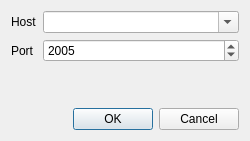
<?xml version="1.0" encoding="UTF-8"?>
<ui version="4.0">
 <class>ConnectDialog</class>
 <widget class="QDialog" name="ConnectDialog">
  <property name="geometry">
   <rect>
    <x>0</x>
    <y>0</y>
    <width>250</width>
    <height>141</height>
   </rect>
  </property>
  <property name="windowTitle">
   <string>Dialog</string>
  </property>
  <layout class="QVBoxLayout" name="verticalLayout">
   <item>
    <layout class="QFormLayout" name="formLayout">
     <item row="0" column="0">
      <widget class="QLabel" name="label">
       <property name="text">
        <string>Host</string>
       </property>
      </widget>
     </item>
     <item row="1" column="0">
      <widget class="QLabel" name="label_2">
       <property name="text">
        <string>Port</string>
       </property>
      </widget>
     </item>
     <item row="1" column="1">
      <widget class="QSpinBox" name="port">
       <property name="minimum">
        <number>1</number>
       </property>
       <property name="maximum">
        <number>65535</number>
       </property>
       <property name="value">
        <number>2005</number>
       </property>
      </widget>
     </item>
     <item row="0" column="1">
      <widget class="QComboBox" name="hostname">
       <property name="editable">
        <bool>true</bool>
       </property>
      </widget>
     </item>
    </layout>
   </item>
   <item>
    <widget class="QDialogButtonBox" name="buttonBox">
     <property name="orientation">
      <enum>Qt::Horizontal</enum>
     </property>
     <property name="standardButtons">
      <set>QDialogButtonBox::Cancel|QDialogButtonBox::Ok</set>
     </property>
    </widget>
   </item>
  </layout>
 </widget>
 <resources/>
 <connections>
  <connection>
   <sender>buttonBox</sender>
   <signal>accepted()</signal>
   <receiver>ConnectDialog</receiver>
   <slot>accept()</slot>
   <hints>
    <hint type="sourcelabel">
     <x>248</x>
     <y>254</y>
    </hint>
    <hint type="destinationlabel">
     <x>157</x>
     <y>274</y>
    </hint>
   </hints>
  </connection>
  <connection>
   <sender>buttonBox</sender>
   <signal>rejected()</signal>
   <receiver>ConnectDialog</receiver>
   <slot>reject()</slot>
   <hints>
    <hint type="sourcelabel">
     <x>316</x>
     <y>260</y>
    </hint>
    <hint type="destinationlabel">
     <x>286</x>
     <y>274</y>
    </hint>
   </hints>
  </connection>
 </connections>
</ui>
